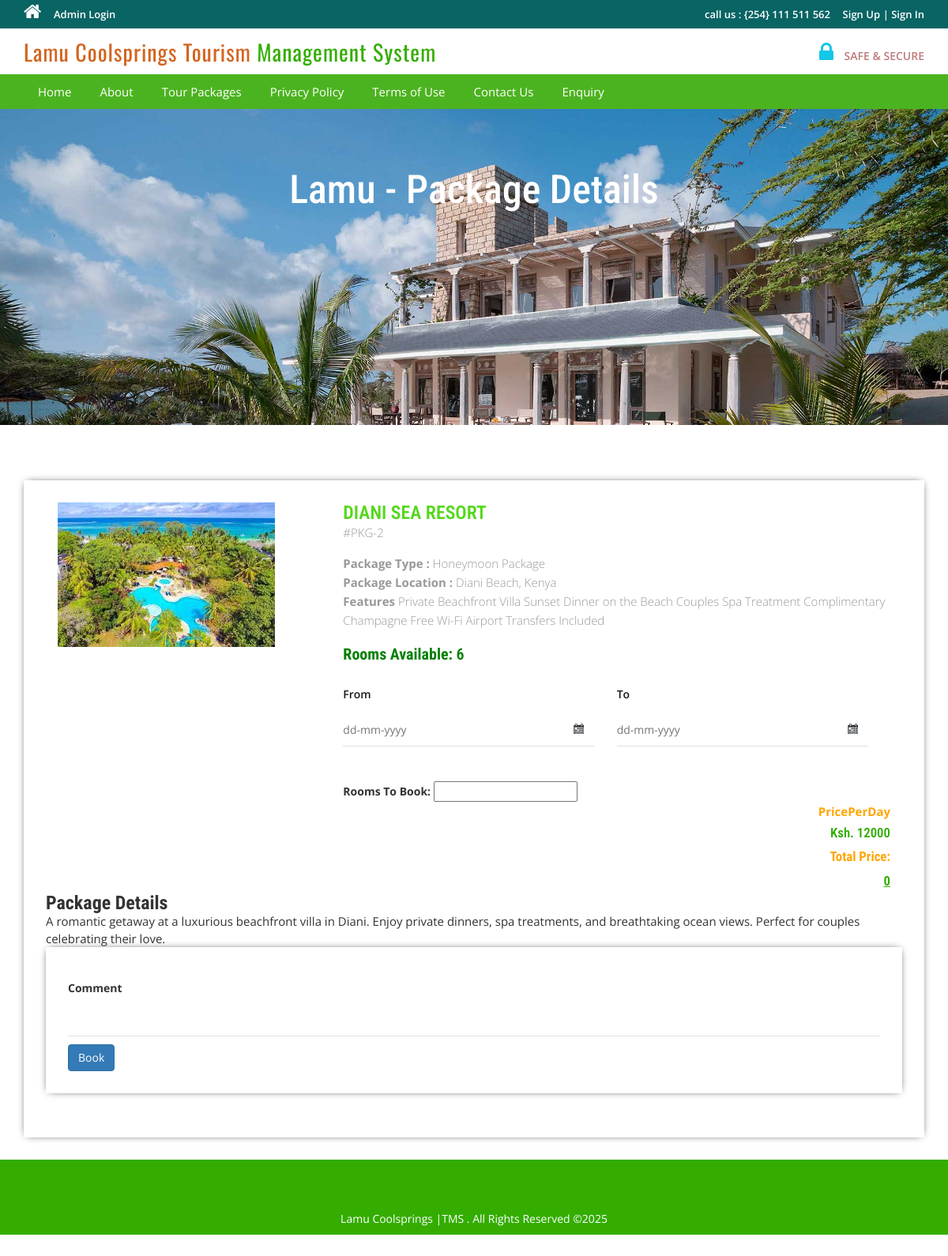
Screenshot of /package-details.php?pkgid=2 with the database file from the repository.
### tables this page shows
CREATE TABLE `tbltourpackages` (
  `PackageId` int(11) NOT NULL,
  `PackageName` varchar(200) DEFAULT NULL,
  `PackageType` varchar(150) DEFAULT NULL,
  `PackageLocation` varchar(100) DEFAULT NULL,
  `PackagePrice` int(11) DEFAULT NULL,
  `PackageFetures` varchar(255) DEFAULT NULL,
  `rooms` int(23) NOT NULL,
  `PackageDetails` mediumtext DEFAULT NULL,
  `PackageImage` varchar(100) DEFAULT NULL,
  `Creationdate` timestamp NULL DEFAULT current_timestamp(),
  `UpdationDate` timestamp NULL DEFAULT NULL ON UPDATE current_timestamp()
);

### package-details.php (the view, shortened to what this page needs)
<?php
include('includes/config.php');
?>
<!DOCTYPE HTML>
<html>
<head>
<link href="css/bootstrap.css" rel='stylesheet' type='text/css' />
<link href="css/style.css" rel='stylesheet' type='text/css' />
<link href="css/font-awesome.css" rel="stylesheet">
<link href="css/animate.css" rel="stylesheet" type="text/css" media="all">
<link rel="stylesheet" href="css/jquery-ui.css" />
</head>
<body style="font-size:14px;">
<?php include('includes/header.php');?>
<div class="banner-3">
    <div class="container">
        <h1 class="wow zoomIn animated animated" data-wow-delay=".5s" style="visibility: visible; animation-delay: 0.1s; animation-name: zoomIn;"> Lamu - Package Details</h1>
    </div>
</div>
<div class="selectroom">
    <div class="container">
        <?php endif;
        $pid=intval($_GET['pkgid']);
        $sql = "SELECT * from tbltourpackages where PackageId=:pid";
        $query = $dbh->prepare($sql);
        $query->bindParam(':pid', $pid, PDO::PARAM_STR);
        $query->execute();
        $results=$query->fetchAll(PDO::FETCH_OBJ);
        if($query->rowCount() > 0)
        {
            foreach($results as $result)
            {
        ?>
                <form name="book" method="post">
                    <div class="selectroom_top">
                        <div class="col-md-4 selectroom_left wow fadeInLeft animated" data-wow-delay=".5s">
                            <img src="admin/pacakgeimages/<?php echo htmlentities($result->PackageImage);?>" class="img-responsive" alt="">
                        </div>
                        <div class="col-md-8 selectroom_right wow fadeInRight animated" data-wow-delay=".5s">
                            <h2 style="color:#55d81c;"><?php echo htmlentities($result->PackageName);?></h2>
                            <p class="dow">#PKG-<?php echo htmlentities($result->PackageId);?></p>
                            <p><b>Package Type :</b> <?php echo htmlentities($result->PackageType);?></p>
                            <p><b>Package Location :</b> <?php echo htmlentities($result->PackageLocation);?></p>
                            <p><b>Features</b> <?php echo htmlentities($result->PackageFetures);?></p><br>
                            <h2 style="color:green; font-size: 20px;"><b>Rooms Available:</b> <?php echo htmlentities($result->rooms);?></h2>
                            <div class="ban-bottom">
                                <div class="bnr-right">
                                    <label class="inputLabel">From</label>
                                    <input class="date" id="datepicker" type="text" placeholder="dd-mm-yyyy" name="fromdate" required="">
                                </div>
                                <div class="bnr-right">
                                    <label class="inputLabel">To</label>
                                    <input class="date" id="datepicker1" type="text" placeholder="dd-mm-yyyy" name="todate" required="">
                                </div>
                            </div>
                            <div style="font-weight: bolder; margin-top:150px;">
                                <label>Rooms To Book:</label>
                                <input type="number" min="1" name="rooms" id="number" required size="15px">
                            </div>
                            <div class="grand">
                                <p style="color: orange;"><b>PricePerDay</b></p>
                                <h4>Ksh. <?php
                                    $price=htmlentities($result->PackagePrice);
                                    echo htmlentities($price);
                                ?>
                                <br><label style="color: orange;">Total Price:</label><br>
                                <span id="totalPrice" style="text-decoration: underline;">0</span>
                            </h4>
                        </div>
                    </div>
                    <h3><b>Package Details</b></h3>
                    <p style="font-size:15px;"><?php echo htmlentities($result->PackageDetails);?> </p>
                    <div class="selectroom_top">
                        <div class="selectroom-info animated wow fadeInUp animated" data-wow-duration="1200ms" data-wow-delay="500ms" style="visibility: visible; animation-duration: 1200ms; animation-delay: 500ms; animation-name: fadeInUp; margin-top: -70px">
                            <ul>
                                <li class="spe">
                                    <label class="inputLabel">Comment</label>
                                    <input class="special" type="text" name="comment" required="">
                                </li>
                                <?php if($_SESSION['login']): ?>
                                    <li class="spe" align="center">
                                        <button type="submit" name="submit2" class="btn-primary btn">Book</button>
                                    </li>
                                <?php else: ?>
                                    <li class="sigi" align="center" style="margin-top: 1%">
                                        <a href="#" data-toggle="modal" data-target="#myModal4" class="btn-primary btn"> Book</a>
                                    </li>
                                <?php endif; ?>
                            </ul>
                        </div>
                    </div>
                </form>
        <?php
            }
        }
        ?>
    </div>
</div>
<?php include('includes/footer.php');?>
</body>
</html>

### css/style.css (style rules this page uses)
html, body { font-size: 100%; background: #fff; font-family: 'Open Sans', sans-serif; }
body a,.grid_1,plan_1,plan_1.one,plan_1.two,i.icon1, i.icon2, i.icon3, i.icon4, i.icon5, i.icon6 { transition:0.5s all; -webkit-transition:0.5s all; -moz-transition:0.5s all; -o-transition:0.5s all; -ms-transition:0.5s all; }
h1,h2,h3,h4,h5,h6 { margin:0; font-family: 'Roboto Condensed', sans-serif; }
p { margin:0; }
ul { margin:0; padding:0; }
label { margin:0; }
.bnr-right input[type="text"] { width: 95%; color: #9E9E9E; outline: none; font-size: 14px; padding: 10px 10px; border: 1px solid #9E9E9E; -webkit-appearance: none; margin-top: 10px; }
.date { background: url(../images/date-icon.png) no-repeat 95.5% 45% #fff; cursor: pointer; }
.ban-top .inputLabel,.ban-bottom .inputLabel { display: block; font-weight: 600; font-size: 14px; margin-bottom: 5px; color: #191919; }
.bnr-right { float: left; width:50%; }
.ban-bottom { margin-top: 30px; }
.banner-3 { background: url(../images/lamu6.jpg)no-repeat; background-size: cover; -webkit-background-size: cover; -o-background-size: cover; -ms-background-size: cover; -moz-background-size: cover; min-height:400px; }
.banner-3 h1 { font-size: 50px; margin-bottom: 40px; padding: 1.5em 0 0; text-align: center; color: #fff; }
.selectroom { padding: 5em 0 3em; }
.selectroom_top { padding: 2em; box-shadow: 0px 0px 10px -4px #000; margin-bottom: 2em; }
.grand { text-align: right; }
.selectroom_right h2 { font-size: 1.7em; color: #999; font-weight: 600; margin: 0; }
p.dow { font-size: 15px; color: #999; font-weight: 300; line-height: 1.8em; margin-bottom:1em; }
.selectroom_right p { font-size: 15px; line-height: 1.6em; font-weight: 300; color: #999; }
.selectroom_right h4 { font-size: 1.2em; color: #34ad00; line-height: 1.8em; font-weight:600; }
.selectroom_right span { font-weight: 700; }
.selectroom-info li { display: inline-block; float: left; }
.selectroom input[type="text"] { width: 92%; color: #9E9E9E; outline: none; font-size: 14px; padding: 10px 0px; border: none; border-bottom:1px solid rgba(0,0,0,.12); -webkit-appearance: none; margin-top: 10px; }
.selectroom-info ul { margin-top: 3em; }
li.spe { width: 100%; margin-top: 3em; }
li.spe input[type="text"] { width: 100%; }

### rows the page displays
tbltourpackages: PackageImage (picture), PackageName "DIANI SEA RESORT", PackageId "2", PackageType "Honeymoon Package", PackageLocation "Diani Beach, Kenya", PackageFetures "Private Beachfront Villa Sunset Dinner on the Beach Couples Spa Treatment Complimentary Champagne Free Wi-Fi Airport Transfers Included", rooms "6", PackagePrice "12000", PackageDetails "A romantic getaway at a luxurious beachfront villa in Diani. Enjoy private dinners, spa treatments, and breathtaking ocean views. Perfect for couples celebrating their love."
